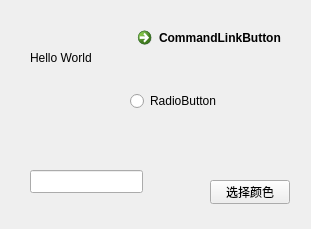
<?xml version="1.0" encoding="UTF-8"?>
<ui version="4.0">
 <class>MyWidget</class>
 <widget class="QWidget" name="MyWidget">
  <property name="geometry">
   <rect>
    <x>0</x>
    <y>0</y>
    <width>311</width>
    <height>229</height>
   </rect>
  </property>
  <property name="windowTitle">
   <string>MyWidget</string>
  </property>
  <widget class="QPushButton" name="pushButton">
   <property name="geometry">
    <rect>
     <x>210</x>
     <y>180</y>
     <width>80</width>
     <height>24</height>
    </rect>
   </property>
   <property name="text">
    <string>选择颜色</string>
   </property>
  </widget>
  <widget class="QLineEdit" name="lineEdit">
   <property name="geometry">
    <rect>
     <x>30</x>
     <y>170</y>
     <width>113</width>
     <height>23</height>
    </rect>
   </property>
  </widget>
  <widget class="QLabel" name="label">
   <property name="geometry">
    <rect>
     <x>30</x>
     <y>50</y>
     <width>121</width>
     <height>16</height>
    </rect>
   </property>
   <property name="text">
    <string>Hello World</string>
   </property>
  </widget>
  <widget class="QRadioButton" name="radioButton">
   <property name="geometry">
    <rect>
     <x>130</x>
     <y>90</y>
     <width>97</width>
     <height>22</height>
    </rect>
   </property>
   <property name="text">
    <string>RadioButton</string>
   </property>
  </widget>
  <widget class="QCommandLinkButton" name="commandLinkButton">
   <property name="geometry">
    <rect>
     <x>130</x>
     <y>20</y>
     <width>168</width>
     <height>41</height>
    </rect>
   </property>
   <property name="text">
    <string>CommandLinkButton</string>
   </property>
  </widget>
 </widget>
 <resources/>
 <connections/>
</ui>
